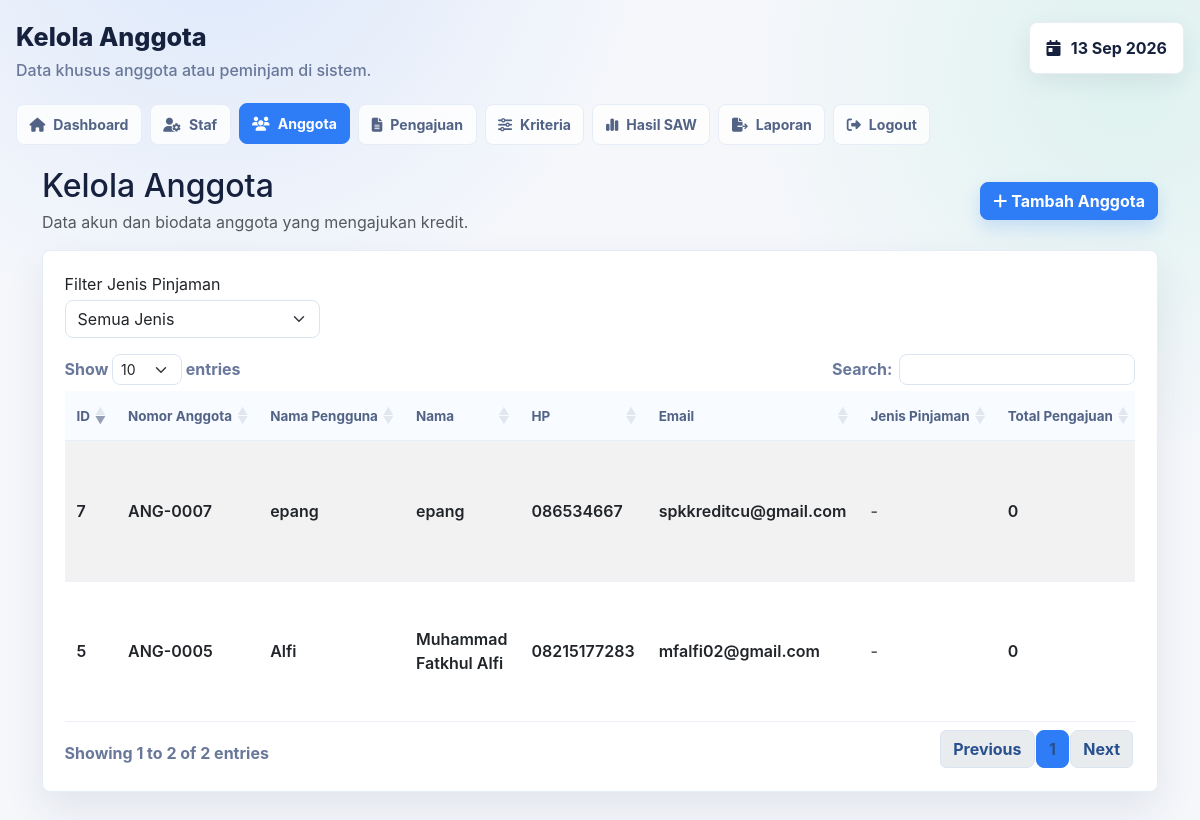
/admin/members.php (signed in), run on the app's committed database.
### tables this page shows
CREATE TABLE anggota (
    id INT UNSIGNED NOT NULL AUTO_INCREMENT,
    user_id INT UNSIGNED NOT NULL,
    nomor_anggota VARCHAR(50) NOT NULL,
    nama VARCHAR(100) NOT NULL,
    alamat TEXT NULL,
    no_hp VARCHAR(20) NULL,
    email VARCHAR(100) NULL,
    tanggal_lahir DATE NULL,
    created_at TIMESTAMP NOT NULL DEFAULT CURRENT_TIMESTAMP,
    PRIMARY KEY (id),
    UNIQUE KEY uq_anggota_nomor (nomor_anggota),
    UNIQUE KEY uq_anggota_user (user_id),
    KEY idx_anggota_user (user_id),
    CONSTRAINT fk_anggota_user
        FOREIGN KEY (user_id) REFERENCES users(id)
        ON UPDATE CASCADE
        ON DELETE CASCADE
);

CREATE TABLE users (
    id INT UNSIGNED NOT NULL AUTO_INCREMENT,
    username VARCHAR(50) NOT NULL,
    password VARCHAR(255) NOT NULL,
    role_id INT UNSIGNED NOT NULL,
    email_verified_at TIMESTAMP NULL DEFAULT NULL,
    verification_token_hash CHAR(64) NULL DEFAULT NULL,
    verification_code_hash CHAR(64) NULL DEFAULT NULL,
    verification_expires_at DATETIME NULL DEFAULT NULL,
    verification_sent_at TIMESTAMP NULL DEFAULT NULL,
    created_at TIMESTAMP NOT NULL DEFAULT CURRENT_TIMESTAMP,
    PRIMARY KEY (id),
    UNIQUE KEY uq_users_username (username),
    KEY idx_users_role (role_id),
    KEY idx_users_email_verified_at (email_verified_at),
    CONSTRAINT fk_users_role
        FOREIGN KEY (role_id) REFERENCES roles(id)
        ON UPDATE CASCADE
        ON DELETE RESTRICT
);

### admin/members.php (the view, shortened to what this page needs)
<?php
require_once 'ui.php';
$conn = getDBConnection();
function memberLoanTypeLabel(string $types): string
{
    $normalized = array_values(array_filter(array_map('trim', explode(',', $types))));
    if (empty($normalized)) {
        return '-';
    }
    return implode(', ', $normalized);
}
$result = $conn->query(
    'SELECT a.id AS anggota_id, u.id AS user_id, u.username, a.nomor_anggota, a.nama, a.alamat, a.no_hp, a.email, a.tanggal_lahir, a.created_at,
            GROUP_CONCAT(DISTINCT p.jenis_kredit ORDER BY p.jenis_kredit SEPARATOR ",") AS jenis_pinjaman,
            COUNT(DISTINCT p.id) AS total_pengajuan
     FROM anggota a
     JOIN users u ON a.user_id = u.id
     LEFT JOIN pengajuan p ON p.anggota_id = a.id
     GROUP BY a.id, u.id, u.username, a.nomor_anggota, a.nama, a.alamat, a.no_hp, a.email, a.tanggal_lahir, a.created_at
     ORDER BY a.id'
);
$members = $result->fetch_all(MYSQLI_ASSOC);
?>
<!DOCTYPE html>
<html lang="id">
<head>
    <link href="https://cdn.jsdelivr.net/npm/bootstrap@5.3.0/dist/css/bootstrap.min.css" rel="stylesheet">
    <link rel="stylesheet" href="https://cdnjs.cloudflare.com/ajax/libs/font-awesome/6.4.0/css/all.min.css">
    <link rel="stylesheet" href="https://cdn.datatables.net/1.13.4/css/dataTables.bootstrap5.min.css">
</head>
<body>
    <?php echo renderAdminHeader('members', 'Kelola Anggota', 'Data khusus anggota atau peminjam di sistem.'); ?>
    <div class="container admin-shell">
        <div class="d-flex flex-column flex-md-row justify-content-between align-items-md-center gap-3 mb-3">
            <div>
                <h2 class="mb-1">Kelola Anggota</h2>
                <p class="text-muted mb-0">Data akun dan biodata anggota yang mengajukan kredit.</p>
            </div>
            <button class="btn btn-primary" data-bs-toggle="modal" data-bs-target="#addMemberModal">
                <i class="fas fa-plus"></i> Tambah Anggota
            </button>
        </div>
        <div class="card admin-card">
            <div class="card-body">
                <div class="row g-3 align-items-end mb-3">
                    <div class="col-md-4 col-lg-3">
                        <label for="memberLoanFilter" class="form-label mb-1">Filter Jenis Pinjaman</label>
                        <select id="memberLoanFilter" class="form-select">
                            <option value="all">Semua Jenis</option>
                        </select>
                    </div>
                </div>
                <div class="table-responsive">
                    <table id="membersTable" class="table table-striped mb-0 align-middle">
                        <thead>
                            <tr>
                                <th>ID</th>
                                <th>Nomor Anggota</th>
                                <th>Nama Pengguna</th>
                                <th>Nama</th>
                                <th>HP</th>
                                <th>Email</th>
                                <th>Jenis Pinjaman</th>
                                <th>Total Pengajuan</th>
                            </tr>
                        </thead>
                        <tbody>
                            <?php foreach ($members as $m): ?>
                            <tr>
                                <td><?php echo (int) $m['anggota_id']; ?></td>
                                <td><?php echo htmlspecialchars($m['nomor_anggota'] ?? '-'); ?></td>
                                <td><?php echo htmlspecialchars($m['username']); ?></td>
                                <td><?php echo htmlspecialchars($m['nama']); ?></td>
                                <td><?php echo htmlspecialchars($m['no_hp']); ?></td>
                                <td><?php echo htmlspecialchars($m['email']); ?></td>
                                <td>
                                    <?php $loanTypes = memberLoanTypeLabel((string) ($m['jenis_pinjaman'] ?? '')); ?>
                                    <?php if ($loanTypes === '-'): ?>
                                        <span class="text-muted">-</span>
                                    <?php else: ?>
                                        <?php foreach (explode(', ', $loanTypes) as $type): ?>
                                            <span class="badge text-bg-<?php echo $type === 'KTA' ? 'primary' : 'success'; ?> me-1"><?php echo htmlspecialchars($type); ?></span>
                                        <?php endforeach; ?>
                                    <?php endif; ?>
                                </td>
                                <td><?php echo (int) ($m['total_pengajuan'] ?? 0); ?></td>
                            </tr>
                            <?php endforeach; ?>
                        </tbody>
                    </table>
                </div>
            </div>
        </div>
    </div>
</body>
</html>

### admin/ui.php (style rules this page uses)
:root { --admin-page-bg: #f5f7fb; --admin-card-bg: #ffffff; --admin-border: #e7edf7; --admin-text: #16213d; --admin-muted: #69789a; --admin-blue: #2f7df6; --admin-green: #16c784; --admin-purple: #8358e8; --admin-orange: #ffae1f; --admin-red: #f0525f; --admin-shadow: 0 18px 42px rgba(31, 45, 78, .09); }
body { min-height: 100vh; background: radial-gradient(circle at 18% -10%, rgba(47, 125, 246, .13), transparent 30%), radial-gradient(circle at 94% 8%, rgba(22, 199, 132, .10), transparent 26%), var(--admin-page-bg); color: var(--admin-text); font-family: Inter, system-ui, -apple-system, BlinkMacSystemFont, "Segoe UI", sans-serif; }
.admin-shell { min-height: 100vh; width: min(100% - 32px, 1480px); padding-bottom: 34px; }
.admin-card, .section-card, .criteria-card { border: 1px solid var(--admin-border) !important; border-radius: 8px !important; background: var(--admin-card-bg); box-shadow: var(--admin-shadow) !important; }
.admin-card .table-responsive, .section-card .table-responsive, .criteria-card .table-responsive { border-radius: 8px; }
.admin-card .card-body, .metric-card .card-body, .section-card .card-body, .criteria-card .card-body { padding: clamp(1rem, 1.8vw, 1.5rem); }
.btn { border-radius: 8px; font-weight: 700; }
.btn-primary { background: var(--admin-blue); border-color: var(--admin-blue); box-shadow: 0 8px 18px rgba(47, 125, 246, .20); }
.form-control, .form-select, .dataTables_wrapper .dataTables_length select, .dataTables_wrapper .dataTables_filter input { border-color: #dbe4f1; border-radius: 8px; }
.table { color: #273553; }
.table thead th { white-space: nowrap; background: #f8fbff; color: #526386; font-size: .84rem; border-bottom: 1px solid #e8eef7; padding: .9rem .75rem; }
.table td, .table th { vertical-align: middle; }
.table tbody td { border-color: #edf2f8; padding: .85rem .75rem; font-weight: 600; }
.table-striped > tbody > tr:nth-of-type(odd) > * { --bs-table-bg-type: #fbfdff; }
.table-responsive { -webkit-overflow-scrolling: touch; }

### data on the page
anggota: id "5", nomor_anggota "ANG-0005", user.username "Alfi", nama "Muhammad Fatkhul Alfi", no_hp "08215177283", email "mfalfi02@gmail.com", total_pengajuan "0"
anggota: id "7", nomor_anggota "ANG-0007", user.username "epang", nama "epang", no_hp "086534667", email "spkkreditcu@gmail.com", total_pengajuan "0"

### other printed values
$title "Kelola Anggota"
$subtitle "Data khusus anggota atau peminjam di sistem."
$item['label'] "Dashboard"
$item['label'] "Staf"
$item['label'] "Anggota"
$item['label'] "Pengajuan"
$item['label'] "Kriteria"
$item['label'] "Hasil SAW"
$item['label'] "Laporan"
$item['label'] "Logout"
